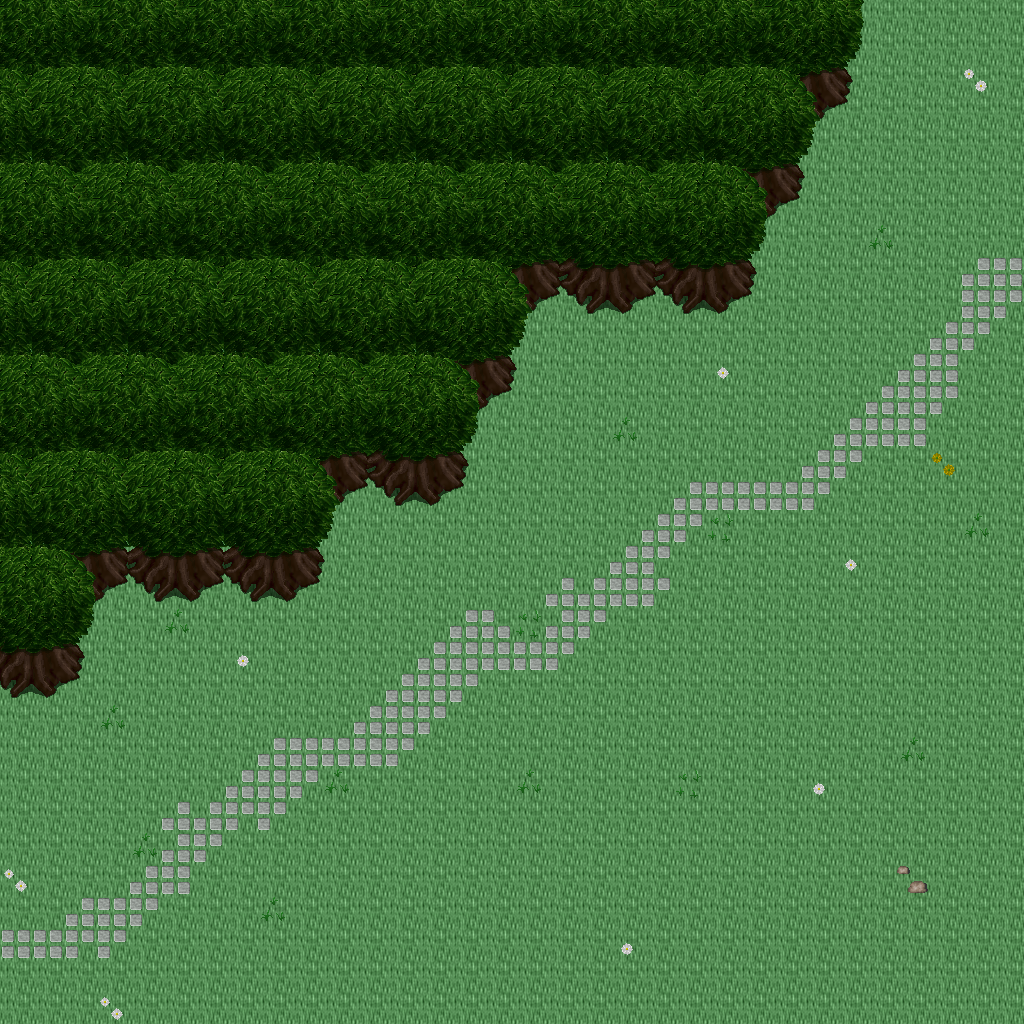

This is a level from a 2D game, rendered from its Tiled map with the project's own tilesets. A one-line summary and the map file follow, with tile-layer data summarised:
An orthogonal 32x32 tile map with 32x32 px tiles, 5 tile layers (Ground, Objects, Objects2, Above, ...), 1 hidden layer not drawn, 32 tilesets.

<map version="1.10" tiledversion="1.11.0" orientation="orthogonal" renderorder="right-down" width="32" height="32" tilewidth="32" tileheight="32" infinite="0" nextlayerid="11" nextobjectid="1">
 <tileset firstgid="1" name="ground_ground" tilewidth="32" tileheight="32" tilecount="33" columns="3">
  <image source="../drawable/ground_ground.png" width="96" height="352" />
 </tileset>
 <tileset firstgid="34" name="ground_ground_2" tilewidth="32" tileheight="32" tilecount="4" columns="4">
  <image source="../drawable/ground_ground_2.png" width="128" height="32" />
 </tileset>
 <tileset firstgid="38" name="ground_water_pool" tilewidth="32" tileheight="32" tilecount="72" columns="3">
  <image source="../drawable/ground_water_pool.png" width="96" height="768" />
 </tileset>
 <tileset firstgid="110" name="ground_ridge_earth_dark" tilewidth="32" tileheight="32" tilecount="96" columns="12">
  <image source="../drawable/ground_ridge_earth_dark.png" width="384" height="256" />
 </tileset>
 <tileset firstgid="206" name="plant_grasses" tilewidth="32" tileheight="32" tilecount="6" columns="3">
  <image source="../drawable/plant_grasses.png" width="96" height="64" />
 </tileset>
 <tileset firstgid="212" name="ground_rock_pebbles" tilewidth="32" tileheight="32" tilecount="3" columns="1">
  <image source="../drawable/ground_rock_pebbles.png" width="32" height="96" />
 </tileset>
 <tileset firstgid="215" name="plant_flower_daisy_yellow" tilewidth="32" tileheight="32" tilecount="8" columns="2">
  <image source="../drawable/plant_flower_daisy_yellow.png" width="64" height="128" />
 </tileset>
 <tileset firstgid="223" name="plant_flower_daisy_white" tilewidth="32" tileheight="32" tilecount="8" columns="2">
  <image source="../drawable/plant_flower_daisy_white.png" width="64" height="128" />
 </tileset>
 <tileset firstgid="231" name="ground_grass_edges" tilewidth="32" tileheight="32" tilecount="36" columns="12">
  <image source="../drawable/ground_grass_edges.png" width="384" height="96" />
 </tileset>
 <tileset firstgid="267" name="ground_earth_edges" tilewidth="32" tileheight="32" tilecount="18" columns="6">
  <image source="../drawable/ground_earth_edges.png" width="192" height="96" />
 </tileset>
 <tileset firstgid="285" name="ground_grass_corners" tilewidth="32" tileheight="32" tilecount="24" columns="6">
  <image source="../drawable/ground_grass_corners.png" width="192" height="128" />
 </tileset>
 <tileset firstgid="309" name="ground_square_paving" tilewidth="32" tileheight="32" tilecount="1" columns="1">
  <image source="../drawable/ground_square_paving.png" width="32" height="32" />
 </tileset>
 <tileset firstgid="310" name="plant_flower_daisy_red" tilewidth="32" tileheight="32" tilecount="8" columns="2">
  <image source="../drawable/plant_flower_daisy_red.png" width="64" height="128" />
 </tileset>
 <tileset firstgid="318" name="plant_flower_daisy_blue" tilewidth="32" tileheight="32" tilecount="8" columns="2">
  <image source="../drawable/plant_flower_daisy_blue.png" width="64" height="128" />
 </tileset>
 <tileset firstgid="326" name="plant_tree_tree_darkgreen" tilewidth="32" tileheight="32" tilecount="88" columns="8">
  <image source="../drawable/plant_tree_tree_darkgreen.png" width="256" height="352" />
 </tileset>
 <tileset firstgid="414" name="object_well" tilewidth="32" tileheight="32" tilecount="4" columns="2">
  <image source="../drawable/object_well.png" width="64" height="64" />
 </tileset>
 <tileset firstgid="418" name="plant_bush_bushes" tilewidth="32" tileheight="32" tilecount="10" columns="5">
  <image source="../drawable/plant_bush_bushes.png" width="160" height="64" />
 </tileset>
 <tileset firstgid="428" name="ground_eye" tilewidth="32" tileheight="32" tilecount="9" columns="3">
  <image source="../drawable/ground_eye.png" width="96" height="96" />
 </tileset>
 <tileset firstgid="437" name="plant_stump_rectangular" tilewidth="32" tileheight="32" tilecount="4" columns="2">
  <image source="../drawable/plant_stump_rectangular.png" width="64" height="64" />
 </tileset>
 <tileset firstgid="441" name="item_gothic_large_gravestone" tilewidth="32" tileheight="32" tilecount="9" columns="3">
  <image source="../drawable/item_gothic_large_gravestone.png" width="96" height="96" />
 </tileset>
 <tileset firstgid="450" name="logic_collision" tilewidth="32" tileheight="32" tilecount="1" columns="1">
  <image source="../drawable/logic_collision.png" width="32" height="32" />
 </tileset>
 <tileset firstgid="451" name="logic_item_herb" tilewidth="32" tileheight="32" tilecount="5" columns="5">
  <image source="../drawable/logic_item_herb.png" width="160" height="32" />
 </tileset>
 <tileset firstgid="456" name="ground_rock_rubble" tilewidth="32" tileheight="32" tilecount="9" columns="3">
  <image source="../drawable/ground_rock_rubble.png" width="96" height="96" />
 </tileset>
 <tileset firstgid="465" name="ground_rock_rocks_3" tilewidth="32" tileheight="32" tilecount="16" columns="4">
  <image source="../drawable/ground_rock_rocks_3.png" width="128" height="128" />
 </tileset>
 <tileset firstgid="481" name="ground_rock_large_boulder" tilewidth="32" tileheight="32" tilecount="9" columns="3">
  <image source="../drawable/ground_rock_large_boulder.png" width="96" height="96" />
 </tileset>
 <tileset firstgid="490" name="ground_rock_large_pebble" tilewidth="32" tileheight="32" tilecount="2" columns="2">
  <image source="../drawable/ground_rock_large_pebble.png" width="64" height="32" />
 </tileset>
 <tileset firstgid="492" name="ground_rock_rocks_2" tilewidth="32" tileheight="32" tilecount="4" columns="2">
  <image source="../drawable/ground_rock_rocks_2.png" width="64" height="64" />
 </tileset>
 <tileset firstgid="496" name="ground_green_paving" tilewidth="32" tileheight="32" tilecount="18" columns="3">
  <image source="../drawable/ground_green_paving.png" width="96" height="192" />
 </tileset>
 <tileset firstgid="514" name="logic_protection" tilewidth="32" tileheight="32" tilecount="2" columns="2">
  <image source="../drawable/logic_protection.png" width="64" height="32" />
 </tileset>
 <tileset firstgid="516" name="building_castle" tilewidth="32" tileheight="32" tilecount="320" columns="20">
  <image source="../drawable/building_castle.png" width="640" height="512" />
 </tileset>
 <tileset firstgid="836" name="logic_creature_ogre" tilewidth="32" tileheight="32" tilecount="4" columns="4">
  <image source="../drawable/logic_creature_ogre.png" width="128" height="32" />
 </tileset>
 <tileset firstgid="840" name="logic_creature_troll" tilewidth="32" tileheight="32" tilecount="4" columns="4">
  <image source="../drawable/logic_creature_troll.png" width="128" height="32" />
 </tileset>
 <layer id="1" name="Ground" width="32" height="32">
  <data>[1024 cells, 1024 non-empty, 1 distinct tile ids]</data>
 </layer>
 <layer id="2" name="Objects" width="32" height="32">
  <data>[1024 cells, 68 non-empty, 5 distinct tile ids]</data>
 </layer>
 <layer id="3" name="Objects2" width="32" height="32">
  <data>[1024 cells, 85 non-empty, 22 distinct tile ids]</data>
 </layer>
 <layer id="4" name="Above" width="32" height="32">
  <data>[1024 cells, 342 non-empty, 30 distinct tile ids]</data>
 </layer>
 <layer id="5" name="Above2" width="32" height="32">
  <data>[1024 cells, 0 non-empty, 0 distinct tile ids]</data>
 </layer>
 <layer id="6" name="Walkable" width="32" height="32" visible="0">
  <data>[1024 cells, 375 non-empty, 1 distinct tile ids]</data>
 </layer>
 <objectgroup id="7" name="Mapevents" />
 <objectgroup id="8" name="Spawn" />
 <objectgroup id="9" name="Keys" />
 <objectgroup id="10" name="Replace" />
</map>
